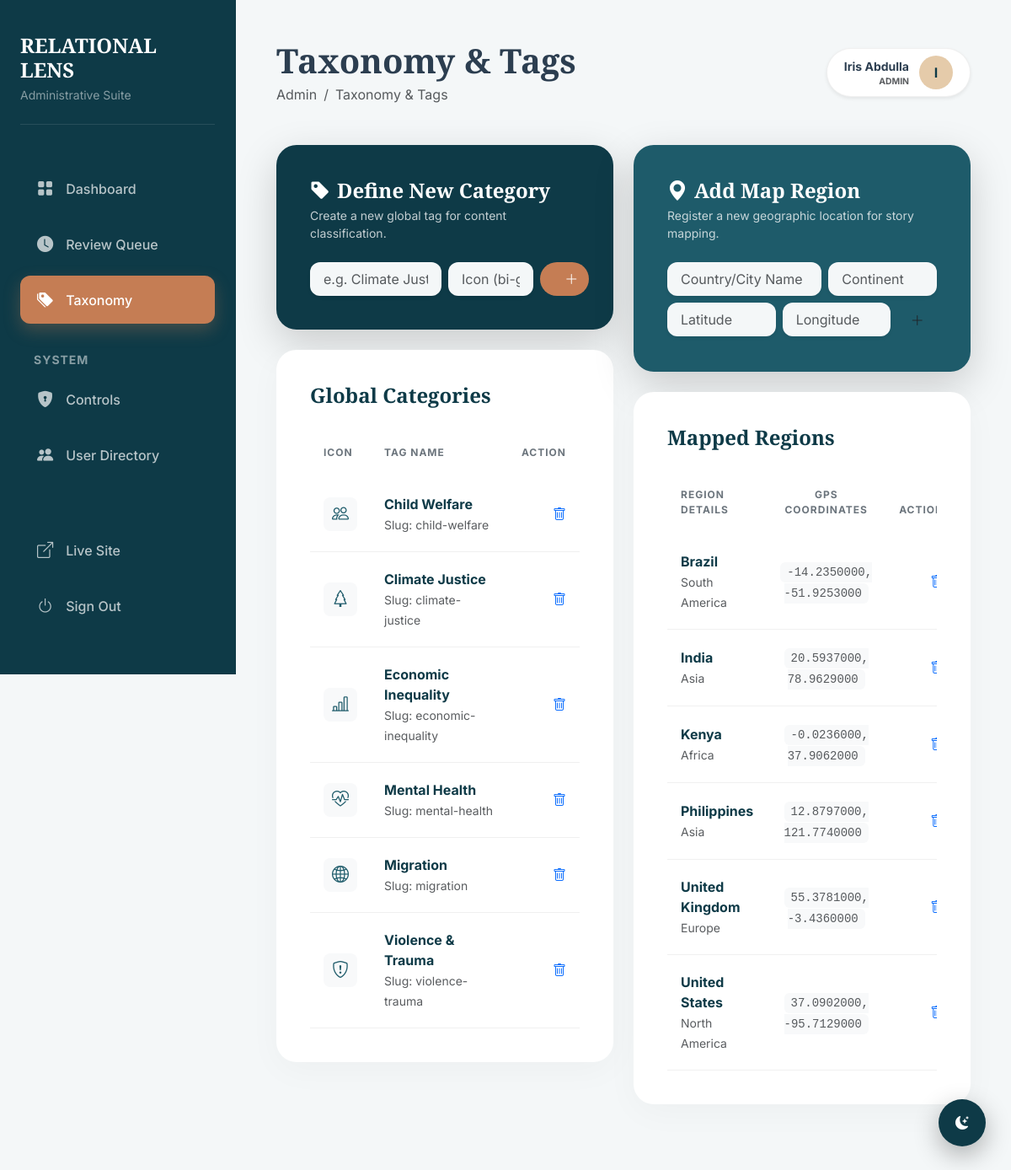
The app's page /admin/taxonomy.php (signed in) with its own data.
### tables this page shows
CREATE TABLE `categories` (
  `id` int(11) NOT NULL,
  `name` varchar(150) NOT NULL,
  `icon` varchar(100) DEFAULT NULL,
  `slug` varchar(150) NOT NULL
);

CREATE TABLE `regions` (
  `id` int(11) NOT NULL,
  `name` varchar(150) NOT NULL,
  `continent` varchar(100) DEFAULT NULL,
  `lat` decimal(10,7) DEFAULT NULL,
  `lng` decimal(10,7) DEFAULT NULL
);

### admin/taxonomy.php (the view, shortened to what this page needs)
<?php
require_once '../config/db.php';
require_once 'layout.php';
$categories = $pdo->query("SELECT * FROM categories ORDER BY name ASC")->fetchAll();
$regions = $pdo->query("SELECT * FROM regions ORDER BY name ASC")->fetchAll();
?>
<div class="row g-4">
    <div class="col-lg-6">
        <div class="admin-card border-0 mb-4 bg-navy text-white shadow-lg">
            <h4 class="playfair fw-bold mb-1 text-white"><i class="bi bi-tag-fill me-2 text-sand"></i>Define New Category</h4>
            <p class="opacity-75 small mb-4">Create a new global tag for content classification.</p>
            <form method="POST" class="row g-2">
                <div class="col-md-6">
                    <input type="text" name="name" class="form-control border-0 py-2 shadow-sm" placeholder="e.g. Climate Justice" required>
                </div>
                <div class="col-md-4">
                    <input type="text" name="icon" class="form-control border-0 py-2 shadow-sm" placeholder="Icon (bi-globe)">
                </div>
                <div class="col-md-2">
                    <button type="submit" name="add_category" class="btn btn-terracotta w-100 py-2"><i class="bi bi-plus-lg"></i></button>
                </div>
            </form>
        </div>
        <div class="admin-card border-0">
            <h4 class="playfair fw-bold mb-4 text-navy">Global Categories</h4>
            <div class="table-responsive">
                <table class="table table-hover align-middle mb-0">
                    <thead class="table-light">
                        <tr>
                            <th class="border-0 rounded-start">Icon</th>
                            <th class="border-0">Tag Name</th>
                            <th class="border-0 text-end rounded-end">Action</th>
                        </tr>
                    </thead>
                    <tbody>
                        <?php foreach ($categories as $cat): ?>
                        <tr>
                            <td><div class="bg-light rounded-3 d-flex align-items-center justify-content-center" style="width: 40px; height: 40px;"><i class="bi <?= $cat['icon'] ?> text-teal h5 mb-0"></i></div></td>
                            <td>
                                <span class="fw-bold text-navy"><?= htmlspecialchars($cat['name']) ?></span>
                                <br><small class="text-muted">Slug: <?= $cat['slug'] ?></small>
                            </td>
                            <td class="text-end">
                                <a href="taxonomy.php?delete_cat=<?= $cat['id'] ?>&csrf_token=<?= $_SESSION['csrf_token'] ?>" class="btn-action btn-reject" onclick="return confirm('Delete this category?')"><i class="bi bi-trash"></i></a>
                            </td>
                        </tr>
                        <?php endforeach; ?>
                    </tbody>
                </table>
            </div>
        </div>
    </div>
    <div class="col-lg-6">
        <div class="admin-card border-0 mb-4 bg-teal text-white shadow-lg">
            <h4 class="playfair fw-bold mb-1 text-white"><i class="bi bi-geo-alt-fill me-2 text-sand"></i>Add Map Region</h4>
            <p class="opacity-75 small mb-4">Register a new geographic location for story mapping.</p>
            <form method="POST">
                <div class="row g-2 mb-2">
                    <div class="col-md-7">
                        <input type="text" name="name" class="form-control border-0 py-2 shadow-sm" placeholder="Country/City Name" required>
                    </div>
                    <div class="col-md-5">
                        <input type="text" name="continent" class="form-control border-0 py-2 shadow-sm" placeholder="Continent" required>
                    </div>
                </div>
                <div class="row g-2">
                    <div class="col-md-5">
                        <input type="number" step="any" name="lat" class="form-control border-0 py-2 shadow-sm" placeholder="Latitude" required>
                    </div>
                    <div class="col-md-5">
                        <input type="number" step="any" name="lng" class="form-control border-0 py-2 shadow-sm" placeholder="Longitude" required>
                    </div>
                    <div class="col-md-2">
                        <button type="submit" name="add_region" class="btn btn-navy w-100 py-2"><i class="bi bi-plus-lg"></i></button>
                    </div>
                </div>
            </form>
        </div>
        <div class="admin-card border-0">
            <h4 class="playfair fw-bold mb-4 text-navy">Mapped Regions</h4>
            <div class="table-responsive">
                <table class="table table-hover align-middle mb-0">
                    <thead class="table-light">
                        <tr>
                            <th class="border-0 rounded-start">Region Details</th>
                            <th class="border-0 text-center">GPS Coordinates</th>
                            <th class="border-0 text-end rounded-end">Action</th>
                        </tr>
                    </thead>
                    <tbody>
                        <?php foreach ($regions as $reg): ?>
                        <tr>
                            <td>
                                <span class="fw-bold text-navy"><?= htmlspecialchars($reg['name']) ?></span>
                                <br><small class="text-muted"><?= $reg['continent'] ?></small>
                            </td>
                            <td class="text-center"><small class="font-monospace text-muted bg-light px-2 py-1 rounded"><?= $reg['lat'] ?>, <?= $reg['lng'] ?></small></td>
                            <td class="text-end">
                                <a href="taxonomy.php?delete_reg=<?= $reg['id'] ?>&csrf_token=<?= $_SESSION['csrf_token'] ?>" class="btn-action btn-reject" onclick="return confirm('Delete this region?')"><i class="bi bi-trash"></i></a>
                            </td>
                        </tr>
                        <?php endforeach; ?>
                    </tbody>
                </table>
            </div>
        </div>
    </div>
</div>

### admin/layout.php (style rules this page uses)
:root { --navy: #0E3A47; --navy-light: #164a5a; --terracotta: #C57D54; --terracotta-hover: #a8623d; --sand: #E5CBAA; --sage: #4B8759; --teal: #1E5B6A; --offwhite: #F8F9FA; --transition: all 0.3s cubic-bezier(0.165, 0.84, 0.44, 1); --bg-color: #f4f7f8; --card-bg: #ffffff; --text-color: #2c3e50; --text-muted: #6c757d; --card-border: rgba(0,0,0,0.06); --sidebar-bg: var(--navy); --nav-link-color: rgba(255,255,255,0.7); }
body { font-family: 'Inter', sans-serif; background-color: var(--bg-color); color: var(--text-color); transition: background-color 0.3s ease, color 0.3s ease; min-height: 100vh; }
.playfair { font-family: 'Playfair Display', serif; }
.admin-card { background: var(--card-bg); border-radius: 24px; padding: 2.5rem; border: 1px solid var(--card-border); box-shadow: 0 10px 40px rgba(0,0,0,0.03); margin-bottom: 2rem; transition: var(--transition); }
.table { color: var(--text-color); }
.table thead th { background-color: transparent; border-bottom: 2px solid var(--card-border); color: var(--text-muted); font-size: 0.75rem; text-transform: uppercase; letter-spacing: 1px; font-weight: 700; padding: 1.25rem 1rem; }
.table tbody td { padding: 1.25rem 1rem; border-bottom: 1px solid var(--card-border); vertical-align: middle; }
.form-control, .form-select { background-color: var(--bg-color); border: 1px solid var(--card-border); color: var(--text-color); border-radius: 12px; padding: 0.75rem 1rem; }
.btn-terracotta { background-color: var(--terracotta); color: white; border: none; padding: 0.8rem 1.8rem; border-radius: 50px; font-weight: 600; transition: var(--transition); }
.text-navy { color: var(--navy) !important; }
.text-teal { color: var(--teal) !important; }
.bg-navy { background-color: var(--navy) !important; }
.bg-teal { background-color: var(--teal) !important; }

### records on screen
categories: name "Child Welfare", slug "child-welfare"
categories: name "Climate Justice", slug "climate-justice"
categories: name "Economic Inequality", slug "economic-inequality"
categories: name "Mental Health", slug "mental-health"
categories: name "Migration", slug "migration"
categories: name "Violence & Trauma", slug "violence-trauma"
regions: name "Brazil", continent "South America", lat "-14.2350000", lng "-51.9253000"
regions: name "India", continent "Asia", lat "20.5937000", lng "78.9629000"
regions: name "Kenya", continent "Africa", lat "-0.0236000", lng "37.9062000"
regions: name "Philippines", continent "Asia", lat "12.8797000", lng "121.7740000"
regions: name "United Kingdom", continent "Europe", lat "55.3781000", lng "-3.4360000"
regions: name "United States", continent "North America", lat "37.0902000", lng "-95.7129000"

### other values on screen
$title "Taxonomy & Tags"
$_SESSION['user_name'] "Iris Abdulla"
$_SESSION['user_role'] "ADMIN"
substr($_SESSION['user_name'], 0, 1) "I"
